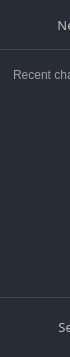
           <widget class="QFrame" name="toggle_frame_left">
            <property name="minimumSize">
             <size>
              <width>70</width>
              <height>0</height>
             </size>
            </property>
            <property name="maximumSize">
             <size>
              <width>70</width>
              <height>16777215</height>
             </size>
            </property>
            <property name="styleSheet">
             <string notr="true">background-color: #272C36;
border-radius:0px;
border-bottom-left-radius:10px;
</string>
            </property>
            <property name="frameShape">
             <enum>QFrame::Shape::StyledPanel</enum>
            </property>
            <property name="frameShadow">
             <enum>QFrame::Shadow::Raised</enum>
            </property>
            <layout class="QVBoxLayout" name="verticalLayout_3">
             <property name="spacing">
              <number>5</number>
             </property>
             <property name="leftMargin">
              <number>0</number>
             </property>
             <property name="topMargin">
              <number>0</number>
             </property>
             <property name="rightMargin">
              <number>0</number>
             </property>
             <property name="bottomMargin">
              <number>0</number>
             </property>
             <item>
              <widget class="QFrame" name="frame_status">
               <property name="minimumSize">
                <size>
                 <width>0</width>
                 <height>50</height>
                </size>
               </property>
               <property name="maximumSize">
                <size>
                 <width>16777215</width>
                 <height>50</height>
                </size>
               </property>
               <property name="cursor">
                <cursorShape>PointingHandCursor</cursorShape>
               </property>
               <property name="styleSheet">
                <string notr="true">QFrame{
	border-radius: 0px;
	border-bottom: 1px solid rgba(255, 255, 255, 30);
}
QFrame:hover{
	background-color: rgb(55, 62, 76);
	border:2px solid rgba(0, 159, 238, 140);
	border-radius:5px;
}</string>
               </property>
               <property name="frameShape">
                <enum>QFrame::Shape::StyledPanel</enum>
               </property>
               <property name="frameShadow">
                <enum>QFrame::Shadow::Raised</enum>
               </property>
               <widget class="QPushButton" name="button_new_chat">
                <property name="geometry">
                 <rect>
                  <x>5</x>
                  <y>0</y>
                  <width>231</width>
                  <height>50</height>
                 </rect>
                </property>
                <property name="minimumSize">
                 <size>
                  <width>70</width>
                  <height>50</height>
                 </size>
                </property>
                <property name="maximumSize">
                 <size>
                  <width>16777215</width>
                  <height>50</height>
                 </size>
                </property>
                <property name="font">
                 <font>
                  <family>Noto Sans</family>
                  <pointsize>10</pointsize>
                 </font>
                </property>
                <property name="cursor">
                 <cursorShape>PointingHandCursor</cursorShape>
                </property>
                <property name="layoutDirection">
                 <enum>Qt::LayoutDirection::LeftToRight</enum>
                </property>
                <property name="styleSheet">
                 <string notr="true">background:none;
border:none;
color: rgba(255, 255, 255, 180);</string>
                </property>
                <property name="text">
                 <string>     New Chat                         </string>
                </property>
                <property name="icon">
                 <iconset>
                  <normaloff>../Reqs/new_chat.png</normaloff>../Reqs/new_chat.png</iconset>
                </property>
                <property name="iconSize">
                 <size>
                  <width>32</width>
                  <height>32</height>
                 </size>
                </property>
               </widget>
              </widget>
             </item>
             <item>
              <widget class="QLabel" name="label_7">
               <property name="minimumSize">
                <size>
                 <width>0</width>
                 <height>40</height>
                </size>
               </property>
               <property name="styleSheet">
                <string notr="true">background:none;
border:none;
padding-left:10px;
color: rgba(255, 255, 255, 140);</string>
               </property>
               <property name="text">
                <string>Recent chats</string>
               </property>
              </widget>
             </item>
             <item>
              <widget class="QFrame" name="frame_driver_protection_2">
               <property name="frameShape">
                <enum>QFrame::Shape::StyledPanel</enum>
               </property>
               <property name="frameShadow">
                <enum>QFrame::Shadow::Raised</enum>
               </property>
               <layout class="QVBoxLayout" name="verticalLayout_10">
                <property name="spacing">
                 <number>0</number>
                </property>
                <property name="leftMargin">
                 <number>0</number>
                </property>
                <property name="topMargin">
                 <number>0</number>
                </property>
                <property name="rightMargin">
                 <number>0</number>
                </property>
                <property name="bottomMargin">
                 <number>0</number>
                </property>
                <item>
                 <widget class="QListWidget" name="chat_history"/>
                </item>
               </layout>
              </widget>
             </item>
             <item>
              <widget class="QFrame" name="frame_settings">
               <property name="minimumSize">
                <size>
                 <width>0</width>
                 <height>60</height>
                </size>
               </property>
               <property name="maximumSize">
                <size>
                 <width>16777215</width>
                 <height>60</height>
                </size>
               </property>
               <property name="cursor">
                <cursorShape>PointingHandCursor</cursorShape>
               </property>
               <property name="styleSheet">
                <string notr="true">QFrame{
	border-radius: 0px;
	border-top: 1px solid rgba(255, 255, 255, 30);
}
QFrame:hover{
	background-color: rgb(55, 62, 76);
	border:2px solid rgba(0, 159, 238, 140);
	border-radius:0px;
	border-bottom-left-radius:10px;
}</string>
               </property>
               <property name="frameShape">
                <enum>QFrame::Shape::StyledPanel</enum>
               </property>
               <property name="frameShadow">
                <enum>QFrame::Shadow::Raised</enum>
               </property>
               <widget class="QPushButton" name="button_settings">
                <property name="geometry">
                 <rect>
                  <x>-2</x>
                  <y>0</y>
                  <width>221</width>
                  <height>60</height>
                 </rect>
                </property>
                <property name="minimumSize">
                 <size>
                  <width>0</width>
                  <height>60</height>
                 </size>
                </property>
                <property name="maximumSize">
                 <size>
                  <width>250</width>
                  <height>250</height>
                 </size>
                </property>
                <property name="font">
                 <font>
                  <family>Noto Sans</family>
                  <pointsize>10</pointsize>
                 </font>
                </property>
                <property name="cursor">
                 <cursorShape>PointingHandCursor</cursorShape>
                </property>
                <property name="styleSheet">
                 <string notr="true">background:none;
border:none;
color: rgba(255, 255, 255, 180);</string>
                </property>
                <property name="text">
                 <string>      Settings                     </string>
                </property>
                <property name="icon">
                 <iconset>
                  <normaloff>../Reqs/settings-50 copy.png</normaloff>../Reqs/settings-50 copy.png</iconset>
                </property>
                <property name="iconSize">
                 <size>
                  <width>30</width>
                  <height>30</height>
                 </size>
                </property>
               </widget>
              </widget>
             </item>
            </layout>
           </widget>
